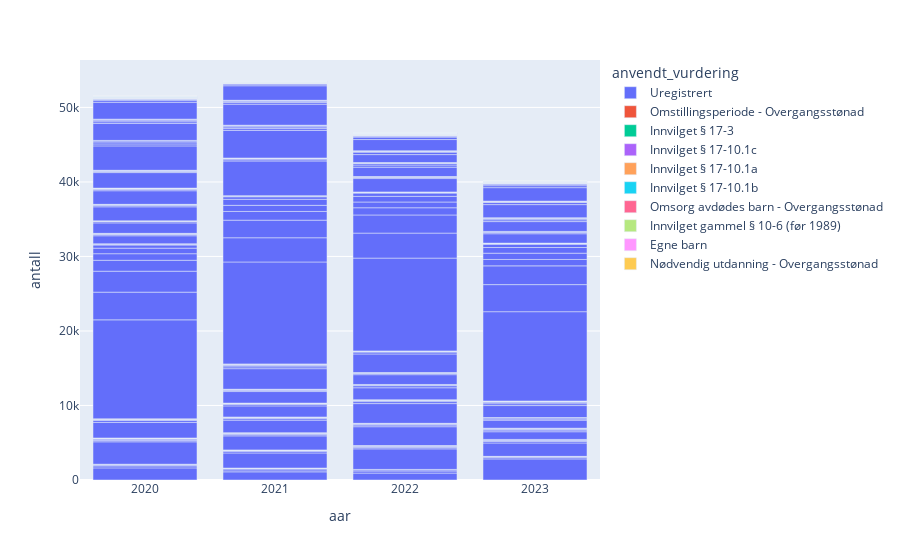

Notebook source saved alongside this figure:
### Code cell
px.bar(df_anvendt_vurdering[df_anvendt_vurdering.aar >= 2020], x='aar', y='antall', color='anvendt_vurdering')

### Figure 1 — Plotly figure (JSON) as saved in the notebook; plotly's stock layout.template omitted (floating-point values rounded to 4 significant figures; data arrays with more than 128 entries replaced by an {"elided": "..."} marker saying what was removed)
{"data": [{"alignmentgroup": "True", "hovertemplate": "anvendt_vurdering=Uregistrert<br>aar=%{x}<br>antall=%{y}<extra></extra>", "legendgroup": "Uregistrert", "marker": {"color": "#636efa", "pattern": {"shape": ""}}, "name": "Uregistrert", "offsetgroup": "Uregistrert", "orientation": "v", "showlegend": true, "textposition": "auto", "type": "bar", "x": {"elided": "355 int values"}, "xaxis": "x", "y": {"elided": "355 int values"}, "yaxis": "y"}, {"alignmentgroup": "True", "hovertemplate": "anvendt_vurdering=Omstillingsperiode - Overgangsstønad<br>aar=%{x}<br>antall=%{y}<extra></extra>", "legendgroup": "Omstillingsperiode - Overgangsstønad", "marker": {"color": "#EF553B", "pattern": {"shape": ""}}, "name": "Omstillingsperiode - Overgangsstønad", "offsetgroup": "Omstillingsperiode - Overgangsstønad", "orientation": "v", "showlegend": true, "textposition": "auto", "type": "bar", "x": [2023, 2023, 2023, 2023, 2023, 2023, 2023, 2023, 2023, 2023, 2023, 2023, 2023, 2023, 2023, 2023, 2023, 2023, 2023, 2023, 2022, 2022, 2022, 2022, 2022, 2022, 2022, 2022, 2022, 2022, 2022, 2022, 2022, 2022, 2022, 2022, 2022, 2022, 2022, 2022, 2022, 2022, 2022, 2022, 2022, 2022, 2022, 2022, 2022, 2022, 2022, 2022, 2022, 2022, 2022, 2022, 2022, 2021, 2021, 2021, 2021, 2021, 2021, 2021, 2021, 2021, 2021, 2021, 2021, 2021, 2021, 2021, 2021, 2021, 2021, 2021, 2021, 2021, 2021, 2021, 2021, 2021, 2021, 2021, 2021, 2021, 2021, 2021, 2021, 2021, 2021, 2021, 2020, 2020, 2020, 2020, 2020, 2020, 2020, 2020, 2020, 2020, 2020, 2020, 2020, 2020, 2020, 2020, 2020, 2020, 2020, 2020, 2020, 2020, 2020, 2020, 2020, 2020, 2020, 2020, 2020, 2020, 2020, 2020, 2020, 2020], "xaxis": "x", "y": [6, 12, 1, 5, 4, 14, 1, 1, 6, 3, 1, 23, 3, 2, 1, 5, 3, 1, 10, 2, 2, 3, 1, 1, 2, 1, 1, 6, 6, 5, 1, 3, 2, 2, 1, 2, 1, 2, 2, 2, 31, 5, 3, 2, 1, 1, 5, 3, 2, 11, 6, 1, 6, 4, 1, 13, 1, 8, 3, 9, 7, 3, 2, 1, 3, 2, 2, 7, 3, 1, 5, 1, 6, 6, 1, 4, 2, 14, 8, 4, 3, 2, 1, 2, 1, 3, 2, 5, 3, 15, 3, 2, 10, 10, 7, 1, 4, 2, 1, 23, 11, 4, 4, 2, 4, 1, 1, 6, 3, 1, 8, 3, 1, 1, 2, 1, 1, 3, 2, 2, 3, 3, 1, 10, 2, 1], "yaxis": "y"}, {"alignmentgroup": "True", "hovertemplate": "anvendt_vurdering=Innvilget § 17-3<br>aar=%{x}<br>antall=%{y}<extra></extra>", "legendgroup": "Innvilget § 17-3", "marker": {"color": "#00cc96", "pattern": {"shape": ""}}, "name": "Innvilget § 17-3", "offsetgroup": "Innvilget § 17-3", "orientation": "v", "showlegend": true, "textposition": "auto", "type": "bar", "x": [2023, 2023, 2023, 2023, 2023, 2023, 2023, 2023, 2023, 2023, 2023, 2022, 2022, 2022, 2022, 2022, 2022, 2022, 2022, 2022, 2021, 2021, 2021, 2021, 2021, 2021, 2021, 2021, 2021, 2021, 2021, 2021, 2021, 2021, 2021, 2021, 2021, 2021, 2020, 2020, 2020, 2020, 2020, 2020, 2020, 2020, 2020, 2020, 2020, 2020, 2020, 2020, 2020, 2020, 2020], "xaxis": "x", "y": [1, 4, 2, 4, 1, 20, 16, 12, 11, 1, 1, 1, 21, 19, 16, 13, 1, 2, 2, 1, 1, 1, 1, 1, 1, 1, 25, 22, 17, 16, 1, 1, 1, 1, 7, 2, 1, 1, 2, 2, 36, 23, 23, 17, 1, 1, 1, 1, 2, 1, 1, 1, 3, 2, 1], "yaxis": "y"}, {"alignmentgroup": "True", "hovertemplate": "anvendt_vurdering=Innvilget § 17-10.1c<br>aar=%{x}<br>antall=%{y}<extra></extra>", "legendgroup": "Innvilget § 17-10.1c", "marker": {"color": "#ab63fa", "pattern": {"shape": ""}}, "name": "Innvilget § 17-10.1c", "offsetgroup": "Innvilget § 17-10.1c", "orientation": "v", "showlegend": true, "textposition": "auto", "type": "bar", "x": [2023, 2022, 2022, 2021, 2020, 2020], "xaxis": "x", "y": [2, 1, 1, 1, 2, 1], "yaxis": "y"}, {"alignmentgroup": "True", "hovertemplate": "anvendt_vurdering=Innvilget § 17-10.1a<br>aar=%{x}<br>antall=%{y}<extra></extra>", "legendgroup": "Innvilget § 17-10.1a", "marker": {"color": "#FFA15A", "pattern": {"shape": ""}}, "name": "Innvilget § 17-10.1a", "offsetgroup": "Innvilget § 17-10.1a", "orientation": "v", "showlegend": true, "textposition": "auto", "type": "bar", "x": [2023, 2023, 2023, 2022, 2022, 2021, 2021, 2020, 2020], "xaxis": "x", "y": [1, 1, 1, 2, 1, 2, 1, 2, 1], "yaxis": "y"}, {"alignmentgroup": "True", "hovertemplate": "anvendt_vurdering=Innvilget § 17-10.1b<br>aar=%{x}<br>antall=%{y}<extra></extra>", "legendgroup": "Innvilget § 17-10.1b", "marker": {"color": "#19d3f3", "pattern": {"shape": ""}}, "name": "Innvilget § 17-10.1b", "offsetgroup": "Innvilget § 17-10.1b", "orientation": "v", "showlegend": true, "textposition": "auto", "type": "bar", "x": [2022, 2021, 2020], "xaxis": "x", "y": [1, 1, 1], "yaxis": "y"}, {"alignmentgroup": "True", "hovertemplate": "anvendt_vurdering=Omsorg avdødes barn - Overgangsstønad<br>aar=%{x}<br>antall=%{y}<extra></extra>", "legendgroup": "Omsorg avdødes barn - Overgangsstønad", "marker": {"color": "#FF6692", "pattern": {"shape": ""}}, "name": "Omsorg avdødes barn - Overgangsstønad", "offsetgroup": "Omsorg avdødes barn - Overgangsstønad", "orientation": "v", "showlegend": true, "textposition": "auto", "type": "bar", "x": [2022, 2022, 2021, 2020], "xaxis": "x", "y": [1, 2, 1, 1], "yaxis": "y"}, {"alignmentgroup": "True", "hovertemplate": "anvendt_vurdering=Innvilget gammel § 10-6 (før 1989)<br>aar=%{x}<br>antall=%{y}<extra></extra>", "legendgroup": "Innvilget gammel § 10-6 (før 1989)", "marker": {"color": "#B6E880", "pattern": {"shape": ""}}, "name": "Innvilget gammel § 10-6 (før 1989)", "offsetgroup": "Innvilget gammel § 10-6 (før 1989)", "orientation": "v", "showlegend": true, "textposition": "auto", "type": "bar", "x": [2022], "xaxis": "x", "y": [1], "yaxis": "y"}, {"alignmentgroup": "True", "hovertemplate": "anvendt_vurdering=Egne barn<br>aar=%{x}<br>antall=%{y}<extra></extra>", "legendgroup": "Egne barn", "marker": {"color": "#FF97FF", "pattern": {"shape": ""}}, "name": "Egne barn", "offsetgroup": "Egne barn", "orientation": "v", "showlegend": true, "textposition": "auto", "type": "bar", "x": [2021, 2020], "xaxis": "x", "y": [1, 1], "yaxis": "y"}, {"alignmentgroup": "True", "hovertemplate": "anvendt_vurdering=Nødvendig utdanning - Overgangsstønad<br>aar=%{x}<br>antall=%{y}<extra></extra>", "legendgroup": "Nødvendig utdanning - Overgangsstønad", "marker": {"color": "#FECB52", "pattern": {"shape": ""}}, "name": "Nødvendig utdanning - Overgangsstønad", "offsetgroup": "Nødvendig utdanning - Overgangsstønad", "orientation": "v", "showlegend": true, "textposition": "auto", "type": "bar", "x": [2020, 2020], "xaxis": "x", "y": [1, 3], "yaxis": "y"}], "layout": {"barmode": "relative", "legend": {"title": {"text": "anvendt_vurdering"}, "tracegroupgap": 0}, "margin": {"t": 60}, "xaxis": {"anchor": "y", "domain": [0, 1], "title": {"text": "aar"}}, "yaxis": {"anchor": "x", "domain": [0, 1], "title": {"text": "antall"}}}}
